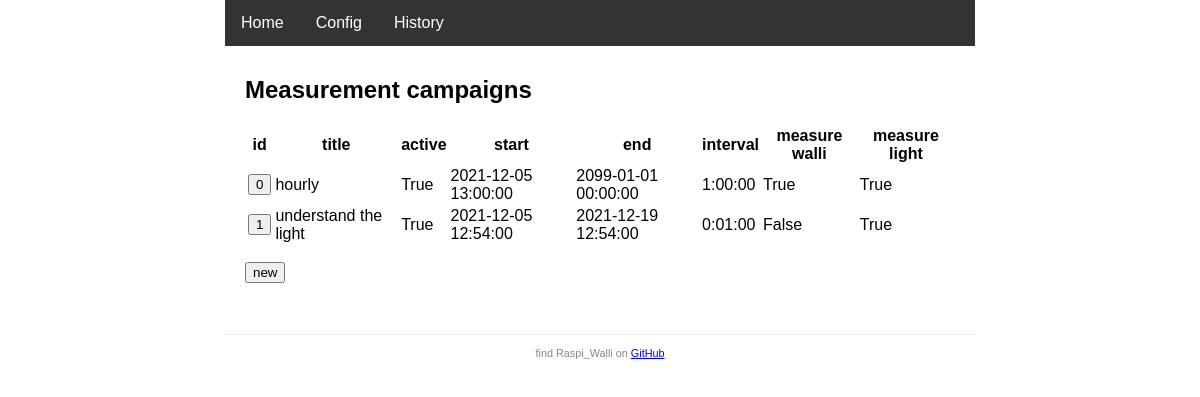
Before: /history/ with the older database file.
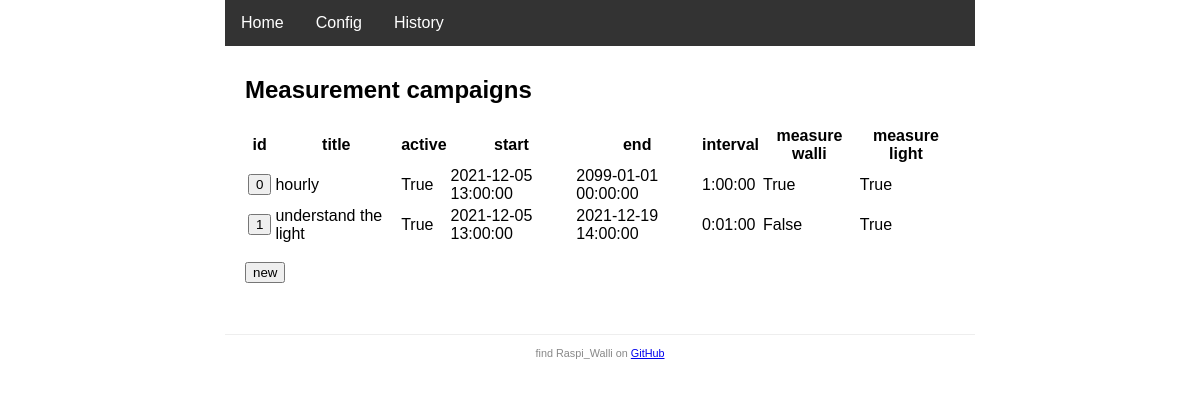
After: the same page with the newer database file.
### app.py (models this page shows, shortened)
class Campaign(db.Model):
    id = db.Column(db.Integer, primary_key=True)
    title = db.Column(db.String(120), nullable=False)
    is_active = db.Column(db.Boolean, default=True)
    start = db.Column(db.DateTime, nullable=False)
    end = db.Column(db.DateTime, nullable=False)
    previous = db.Column(db.DateTime)
    interval = db.Column(db.Interval, nullable=False)
    measure_walli = db.Column(db.Boolean, default=True)
    measure_light = db.Column(db.Boolean, default=True)
    walli_stats = db.relationship('WalliStat', backref='campaign', lazy=True)
    lux_values = db.relationship('LuxValue', backref='campaign', lazy=True)

### app.py (the view)
@app.route('/history/')
def history():
    campaigns = db.session.query(Campaign).all()
    return render_template('history.html', campaigns=campaigns)

### templates/history.html
{% extends 'base.html' %}
{% block content %}
<h2>Measurement campaigns</h2>
<table>
    <thead>
        <tr>
            <th>id</th>
            <th>title</th>
            <th>active</th>
            <th>start</th>
            <th>end</th>
            <th>interval</th>
            <th>measure walli</th>
            <th>measure light</th>
        </tr>
    </thead>
    <tbody>
        {% for cpn in campaigns %}
        <tr>
            <td>
                <a href="edit/{{cpn.id}}/" title="click to edit campaign {{cpn.id}}">
                    <button type="button">{{cpn.id}}</button>
                </a>
            </td>
            <td>{{cpn.title}}</td>
            <td>{{cpn.is_active}}</td>
            <td>{{cpn.start}}</td>
            <td>{{cpn.end}}</td>
            <td>{{cpn.interval}}</td>
            <td>{{cpn.measure_walli}}</td>
            <td>{{cpn.measure_light}}</td>
        </tr>
        {% endfor %}
    </tbody>
</table>
<p>
    <a href="edit">
        <button type="button" title="create a new campaign">new</button>
    </a>
</p>
{% endblock %}

### templates/base.html (shortened to what this page needs)
<!DOCTYPE html>
<html>
<head>
    {% block head %}
        {% block styles %}
            <link rel="stylesheet" type="text/css" href="{{ url_for('static', filename='style.css' ) }}">
        {% endblock styles %}
    {% endblock head %}
</head>
<body>
<nav>
    {% block nav %}
        <ul>
            <li><a href="{{ url_for('index') }}">Home</a></li>
            <li><a href="{{ url_for('config') }}">Config</a></li>
            <li><a href="{{ url_for('history') }}">History</a></li>
        </ul>
    {% endblock %}
</nav>
<main>
    {% block content %}{% endblock %}
</main>
<footer>
    {% block footer %}
        <small> find Raspi_Walli on
            <a href="https://github.com/munich-ml/raspi_walli/">GitHub</a>
        </small>
    {% endblock %}
</footer>
</body>
</html>

### static/style.css (style rules this page uses)
* { font-family: Arial, Helvetica, sans-serif; }
body { margin: auto; width: 750px; }
nav ul { list-style-type: none; margin: 0; padding: 0; overflow: hidden; background-color: #333; }
nav li { float: left; }
nav li a { display: block; color: white; text-align: center; padding: 14px 16px; text-decoration: none; }
main { padding: 10px 20px; }
footer { font-size: 13px; color: #888; border-top: 1px solid #eee; margin-top: 25px; text-align: center; padding: 10px; }

Changed rows visible on the page:
changed Campaign "understand the light": start "2021-12-05 12:54:00" → "2021-12-05 13:00:00"; end "2021-12-19 12:54:00" → "2021-12-19 14:00:00"
